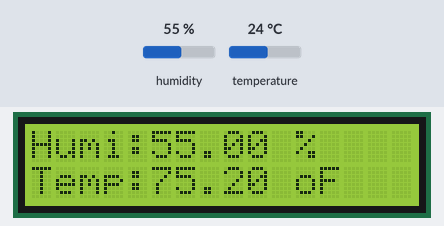
This sketch was run on a simulated Arduino Mega 2560, built with avr-gcc and run on an emulated ATmega2560. Parts: 16×2 character LCD. Inputs (shaded band) come from the test bench; at power-on: humidity 55 %, temperature 24 °C.

Above: at 1.2 s.
1.3 s: humidity set to 22 %
At 2.5 s:
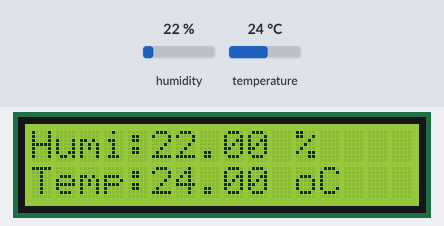
4.6 s: temperature set to 12 °C
At 5.7 s:
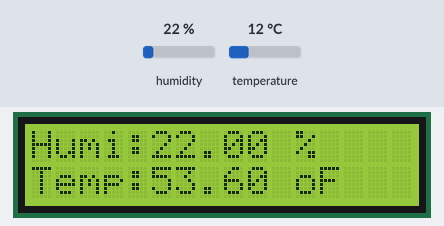
7.7 s: humidity set to 40 %
At 8.7 s:
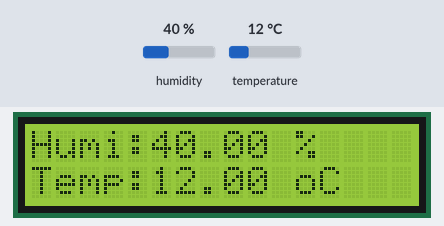
10.8 s: temperature set to 19 °C
At 11.8 s:
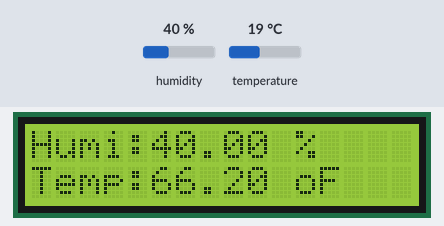
Timing chart, 0 to 13.8 s (numbered marks = the images above; inputs shaded):
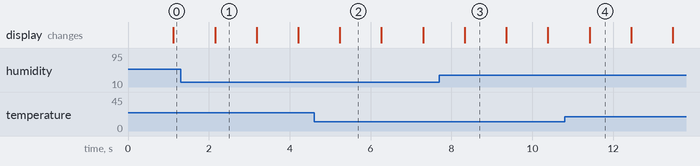

The sketch:

LAB_10_1.ino
```cpp
#include<LiquidCrystal.h>
#include<dht11.h>

LiquidCrystal lcd(49,48,47,43,42,41);
dht11 DHT11;

#define DHT_PIN 20
void setup() {
  // put your setup code here, to run once:
  lcd.begin(16,2);
  lcd.clear();
}
int i=0;
void loop() {
  DHT11.read(DHT_PIN);
  // put your main code here, to run repeatedly:
  float f = (float)DHT11.temperature / 5 * 9 + 32;

  lcd.setCursor(0,0);
  lcd.print("Humi:      %");
  lcd.setCursor(5,0);
  lcd.print((float)DHT11.humidity, 2);
  if(i){
    lcd.setCursor(0,1);
    lcd.print("Temp:      oF");
    lcd.setCursor(5,1);
    lcd.print(f, 2);
  }
  else{
    lcd.setCursor(0,1);
    lcd.print("Temp:      oC");
    lcd.setCursor(5,1);
    lcd.print((float)DHT11.temperature, 2);
  }
  i = !i;
  delay(1000);
}
```

Measured:
- after the input at 1.3 s, the display: changes after 0.85 s (image 1)
- after the input at 4.6 s, the display: changes after 0.64 s (image 2)
- after the input at 7.7 s, the display: changes after 0.63 s (image 3)
- after the input at 10.8 s, the display: changes after 0.61 s (image 4)
- what the display in image 1 shows lasts 1.0 s, from 2.2 s to 3.2 s
